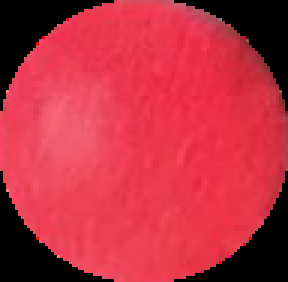
#> input picture ball_color.jpg, 96 x 94 px (shown 3 times larger)
$ python -i tracking_live.py   (imports and definitions only)
#> lines starting #> are read from the running program, lines starting #| are printed output that depends on the picture; long printed decimals are rounded
#> further down, picture is the input picture: shape (94, 96, 3); mean B, G, R 65.5, 48.2, 187.4
import cv2 as cv
import numpy as np
from math import sqrt
import time

BALL_COLOR_IMG = "test/ball_color_webcam.png"
FPS = 30
TEST_IMG = "data/frame0.jpg"
VID_PATH = "test_with_aruca/test_with_aruca.mov"
ball_color_rgb = None
_past_frame_path = None
_past_frame_center = None
_frame_circle = {}

class velocity_px:
  # [4 lines left out: function __init__, not called in this run]

  def __str__(self):
    return f"vx: {self.x}, vy: {self.y}"

class center_pos:
  # [5 lines left out: function __init__, not called in this run]

def show_img(img_path):
  cv.imshow("img", img_path)
  cv.waitKey()

# [9 lines left out: function write_frames, not called in this run]

def get_ball_color() -> list[np.ndarray]:
  img = cv.imread(BALL_COLOR_IMG, cv.IMREAD_COLOR)
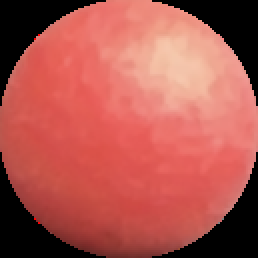
#> input picture test/ball_color_webcam.png, 129 x 129 px (shown 2 times larger)
#> img is the input picture: shape (129, 129, 3); mean B, G, R 78.6, 85.8, 174.2
  return np.mean(img, axis=(0, 1))

def color_match(frame):
  global ball_color_rgb
  if ball_color_rgb is None:
    ball_color_rgb = get_ball_color()
#> ball_color_rgb = [78.56, 85.77, 174.2]
    print(ball_color_rgb)
#| [ 78.558  85.773 174.180]
  frame = cv.medianBlur(frame,5)
  frame_with_ball_color = np.tile(ball_color_rgb, (frame.shape[0], frame.shape[1], 1))
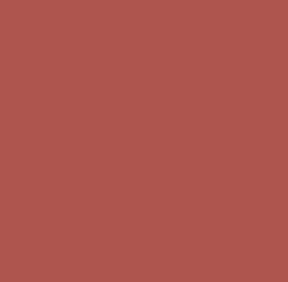
#> frame_with_ball_color: shape (94, 96, 3) float64 (shown 3 times larger); mean of channels 0, 1, 2 78.6, 85.8, 174.2; drawn as B, G, R
  frame = np.abs(np.subtract(frame, frame_with_ball_color))
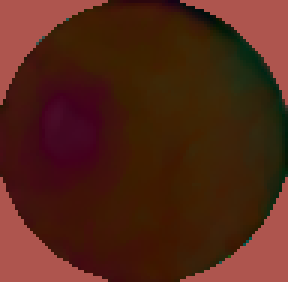
#> frame: shape (94, 96, 3) float64 (shown 3 times larger); mean of channels 0, 1, 2 23.2, 38.1, 81.8; drawn as B, G, R
  frame = cv.cvtColor(frame.astype("uint8"), cv.COLOR_BGR2GRAY)
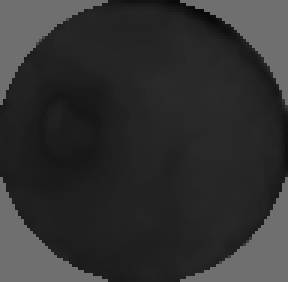
#> frame: shape (94, 96) (shown 3 times larger); min 9, max 111, mean 48.8
  black_white_frame = np.zeros_like(frame)
  black_white_frame[frame < 15] = 255
  black_white_frame[frame > 240] = 255
  return black_white_frame

def crop_circles(img):
  posns = np.where(img == 255)
#> posns = 28 positions, rows 0 to 7, columns 55 to 72
  if len(posns[0]) != 0:
      posnx = int(np.mean(posns[1]))
#> posnx = 65
      posny = int(np.mean(posns[0]))
#> posny = 3
      half_window_size = 150
      half_window_size_x = min(posnx, half_window_size)
#> half_window_size_x = 65
      half_window_size_y = min(posny, half_window_size)
#> half_window_size_y = 3
      return img[posny - half_window_size_y: posny + half_window_size_y, posnx - half_window_size_x:posnx+half_window_size_x], posnx - half_window_size_x, posny - half_window_size_y
  else:
    return img, 0, 0

def find_circle(img: np.ndarray, img_path: str):
#   if len(_frame_circle.get(img_path, [])):
#     return _frame_circle[img_path]
  img, x_offset, y_offset = crop_circles(img)
#> x_offset = 0; y_offset = 0
  # HoughCircles can only receive grayscale images
  circles_found = cv.HoughCircles(img, cv.HOUGH_GRADIENT, 2, 20, param1=30, param2=5, minRadius=50, maxRadius=150)
#> circles_found = None
  if circles_found is None:
    return None
  # find_circle is returning numbers as np.float32
  main_circle = circles_found[0, 0]
  main_circle[0] += x_offset
  main_circle[1] += y_offset
  _frame_circle[img_path] = main_circle
  return main_circle

def draw_circles(frame):
  circle = find_circle(color_match(frame), img_path="test")
  if circle is None:
    # print("could not draw circles because there is no circle")
    return frame
  return cv.circle(frame, (int(circle[0]), int(circle[1])), int(circle[2]), (20,255,57), thickness=5)

# [81 lines left out: functions compute_velocity, ball_vel_from_consec_frames, vels_many_consec_frames, smooth_average, frames_with_vel_arrow, video_from_frames, not called in this run]

# [17 lines not run here, left out]
  # [5 lines of commented-out code are left out]

>>> import cv2
>>> picture = cv2.imread('ball_color.jpg')
>>> result = draw_circles(picture)
